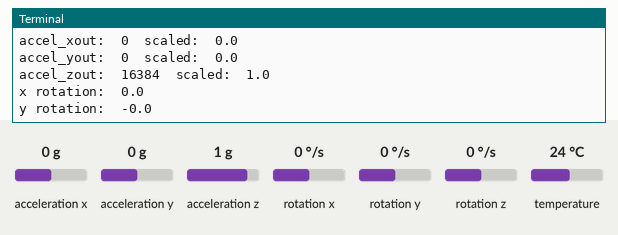
Recording of a program running on a simulated Raspberry Pi (BCM pin numbers). Shown: the last lines printed to the terminal. The test bench sets the inputs (shaded band); at power-on: acceleration x 0 g, acceleration y 0 g, acceleration z 1 g, rotation x 0 °/s, rotation y 0 °/s, rotation z 0 °/s, temperature 24 °C. Files the program writes start out absent; the clock reads 2024-03-15 10:24:30 at power-on unless the program sets it.

Above: at 1.2 s.
1.3 s: acceleration x set to -1.4 g
At 2.6 s:
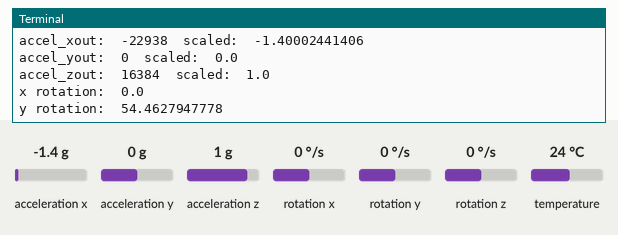
2.8 s: acceleration y set to -1.4 g
At 3.9 s:
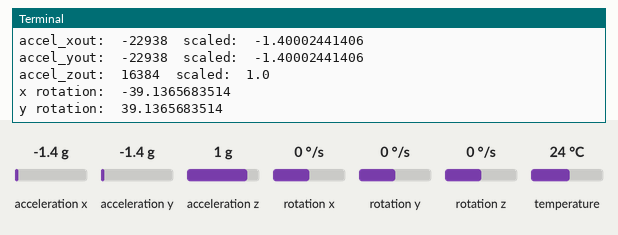
4.3 s: acceleration z set to -1.4 g
At 5.6 s:
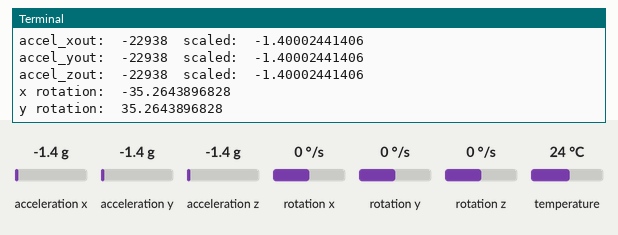
5.8 s: rotation x set to -192 °/s
7.3 s: rotation y set to -192 °/s
Timing chart, 0 to 9.8 s (numbered marks = the images above; inputs shaded):
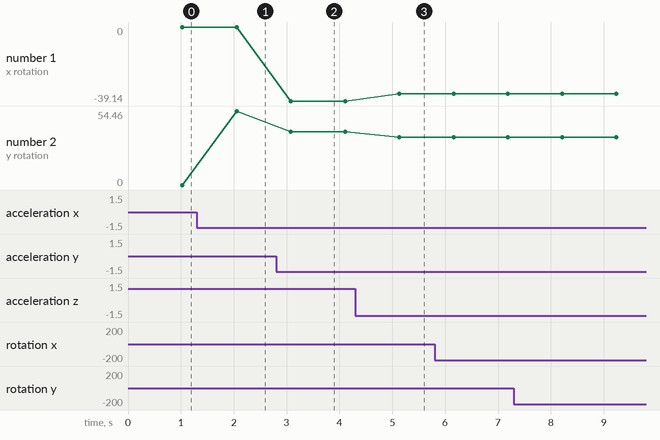

The program:

i2c_test.py
```python
#!/usr/bin/python

import smbus
import math
import os
from time import sleep
import time
import datetime

# Power management registers
power_mgmt_1 = 0x6b
power_mgmt_2 = 0x6c
temp_H = 0x41
temp_L = 0x42

def read_byte(adr):
    return bus.read_byte_data(address, adr)

def read_word(adr):
    high = bus.read_byte_data(address, adr)
    low = bus.read_byte_data(address, adr+1)
    val = (high << 8) + low
    return val

def read_word_2c(adr):
    val = read_word(adr)
    if (val >= 0x8000):
        return -((65535 - val) + 1)
    else:
        return val

def dist(a,b):
    return math.sqrt((a*a)+(b*b))

def get_y_rotation(x,y,z):
    radians = math.atan2(x, dist(y,z))
    return -math.degrees(radians)

def get_x_rotation(x,y,z):
    radians = math.atan2(y, dist(x,z))
    return math.degrees(radians)

bus = smbus.SMBus(1) # or bus = smbus.SMBus(1) for Revision 2 boards
address = 0x68       # This is the address value read via the i2cdetect command

# Now wake the 6050 up as it starts in sleep mode
bus.write_byte_data(address, power_mgmt_1, 0)
f = open('./i2c_test.txt','w')

try:
	while True:
		sleep(1)
                os.system('clear')

		print "gyro data"
		print "---------"
		print datetime.datetime.fromtimestamp(time.time()).strftime('%Y-%m-%d %H:%M:%S')
		t_H = read_word_2c(temp_H)
		TEMP = (t_H  /340) + 36.5

		gyro_xout = read_word_2c(0x43)
		gyro_yout = read_word_2c(0x45)
		gyro_zout = read_word_2c(0x47)

		print "gyro_xout: ", gyro_xout, " scaled: ", (gyro_xout / 131)
		print "gyro_yout: ", gyro_yout, " scaled: ", (gyro_yout / 131)
		print "gyro_zout: ", gyro_zout, " scaled: ", (gyro_zout / 131)
		print "Raw Temp : ", t_H
		print "TEMP     : ", TEMP , " C"
		print "TEMP     : ", ((TEMP * 1.8) + 32), " F"
		f.write(datetime.datetime.fromtimestamp(time.time()).strftime('%Y-%m-%d %H:%M:%S') + " ")
		f.write( str(TEMP) + " " )
		f.write(" C\r\n")
		print
		print "accelerometer data"
		print "------------------"

		accel_xout = read_word_2c(0x3b)
		accel_yout = read_word_2c(0x3d)
		accel_zout = read_word_2c(0x3f)

		accel_xout_scaled = accel_xout / 16384.0
		accel_yout_scaled = accel_yout / 16384.0
		accel_zout_scaled = accel_zout / 16384.0

		print "accel_xout: ", accel_xout, " scaled: ", accel_xout_scaled
		print "accel_yout: ", accel_yout, " scaled: ", accel_yout_scaled
		print "accel_zout: ", accel_zout, " scaled: ", accel_zout_scaled

		print "x rotation: " , get_x_rotation(accel_xout_scaled, accel_yout_scaled, accel_zout_scaled)
		print "y rotation: " , get_y_rotation(accel_xout_scaled, accel_yout_scaled, accel_zout_scaled)

except KeyboardInterrupt:
		print " EXIT"
```

Measured:
- after the input at 1.3 s, the terminal: prints a new line after 0.75 s (image 1)
- after the input at 2.8 s, the terminal: prints a new line after 0.28 s (image 2)
- after the input at 4.3 s, the terminal: prints a new line after 0.83 s (image 3)
- plotted number 1: 0 → -39.14 after the input at 2.8 s, -39.14 → -35.26 after the input at 4.3 s
- plotted number 2: 0 → 54.46 after the input at 1.3 s, 54.46 → 39.14 after the input at 2.8 s, 39.14 → 35.26 after the input at 4.3 s
